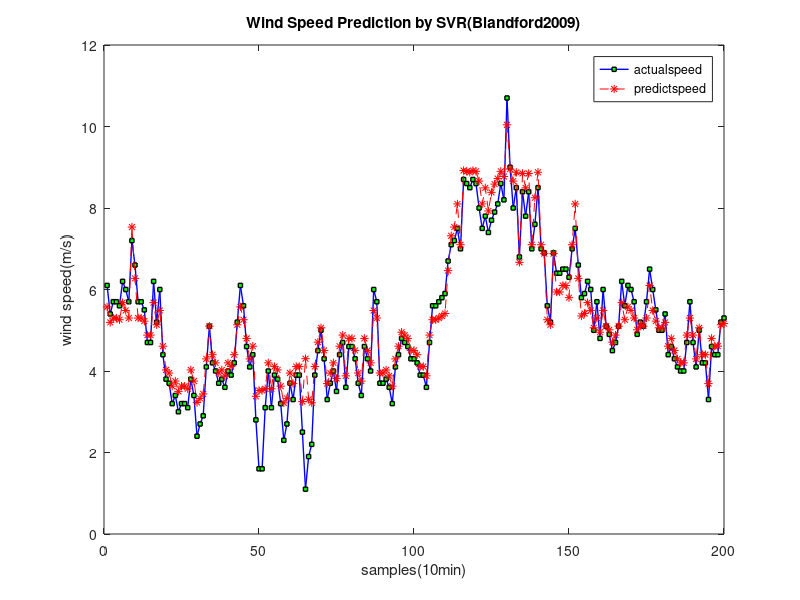

Write the MATLAB code that produced this figure.
% This file is to build the SVR model for wind speed
clear;
clc;
%import data
load('Blandford2009.mat');% import wind speed data
speed=Blandford2009(1:700,11);
trainspeed=speed(1:500,1);
testspeed=speed(501:700,1);
forpredict=speed(501:700,1);
predictspeed = zeros(1,length(testspeed));
s2 = zeros(1,length(testspeed));
model = svmtrain(trainspeed(6:end),trainspeed(1:end-5),'-s 3');

[predictspeed,~,~] = svmpredict(testspeed, speed(501:700), model);

save regressionmodel.mat model

MAPE=sum(abs((testspeed-predictspeed)./testspeed))/200;
MSE=sum((testspeed-predictspeed).^2)/200;

plot( testspeed, '-bs','LineWidth',1,...
                'MarkerEdgeColor','k',...
                'MarkerFaceColor','g',...
                'MarkerSize',3);
  hold on
  plot( predictspeed, '--*r');
  xlabel('samples(10min)');
  ylabel('wind speed(m/s)');
  title('Wind Speed Prediction by SVR(Blandford2009)');
  legend('actualspeed','predictspeed');
  hold off
save svrpredict.mat predictspeed;
